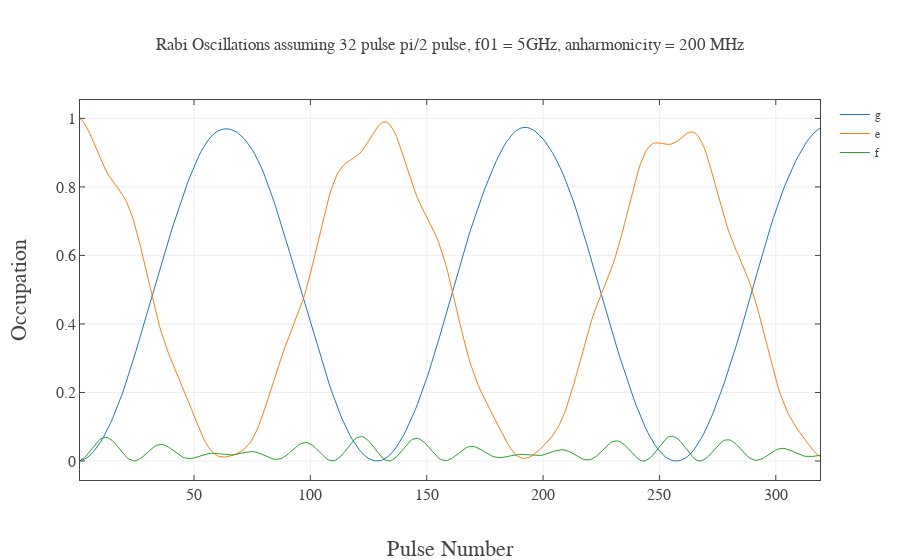

Here is the notebook cell this chart was saved with:
### Markdown cell above
Given a coupling capacitance of 300aF, puts us at around 32 pulses per pi/2 pulse.

### Code cell
RabiSim(32);

### Figure 1 — Plotly figure (JSON) as saved in the notebook; plotly's stock layout.template omitted (floating-point values rounded to 4 significant figures; data arrays with more than 128 entries replaced by an {"elided": "..."} marker saying what was removed)
{"data": [{"line": {"width": 1}, "mode": "lines", "name": "g", "type": "scatter", "x": {"elided": "319 int values"}, "y": {"elided": "319 float values"}}, {"line": {"width": 1}, "mode": "lines", "name": "e", "type": "scatter", "x": {"elided": "319 int values"}, "y": {"elided": "319 float values"}}, {"line": {"width": 1}, "mode": "lines", "name": "f", "type": "scatter", "x": {"elided": "319 int values"}, "y": {"elided": "319 float values"}}], "layout": {"font": {"family": "Computer Modern"}, "title": "Rabi Oscillations assuming 32 pulse pi/2 pulse, f01 = 5GHz, anharmonicity = 200 MHz", "xaxis": {"mirror": "ticks", "showline": true, "tickfont": {"size": 16}, "ticks": "inside", "title": "Pulse Number", "titlefont": {"size": 22}, "zeroline": false}, "yaxis": {"mirror": "ticks", "showline": true, "tickfont": {"size": 16}, "ticks": "inside", "title": "Occupation", "titlefont": {"size": 22}, "zeroline": false}}}
